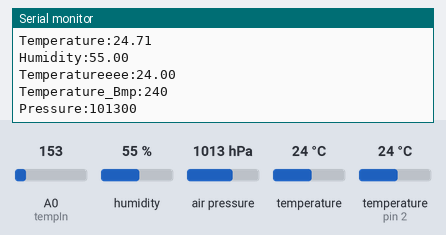
Simulated run of this sketch. Board: Arduino Uno, built with avr-gcc and run on an emulated ATmega328P. Shown: the last lines printed to the serial monitor. Wiring (inferred from the names in the program): BMP180 pressure sensor at I2C address 0x77. The inputs (shaded band) are chosen by the test bench; at power-on: humidity 55 %, air pressure 1013 hPa, A0 (tempIn) = 153, temperature 24 °C, temperature (sensor on pin 2) 24 °C.

Above: at 1.8 s.
1.9 s: humidity set to 22 %
At 2.4 s:
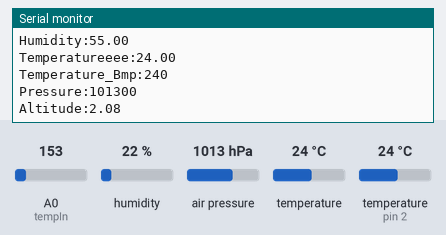
6.0 s: air pressure set to 952 hPa
At 6.5 s:
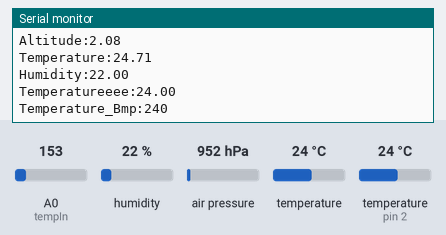
7.7 s: A0 (tempIn) set to 165
At 7.7 s:
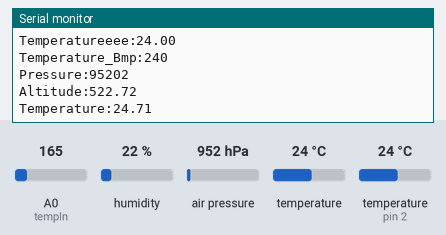
9.4 s: temperature (sensor 0) set to 12 °C
At 10.92 s:
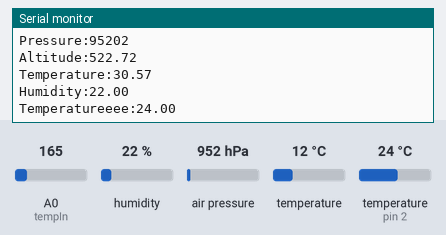
11.1 s: temperature (sensor on pin 2) set to 12 °C
At 11.5 s:
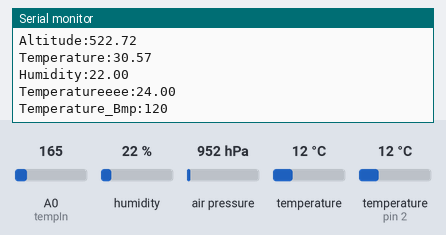
12.8 s: A0 (tempIn) set to 175
At 13.44 s:
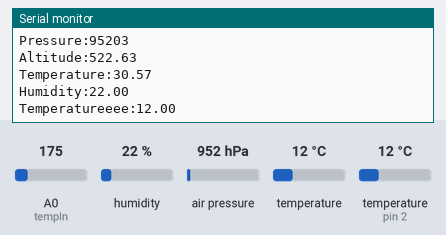
Timing chart, 0 to 15.5 s (numbered marks = the images above; inputs shaded):
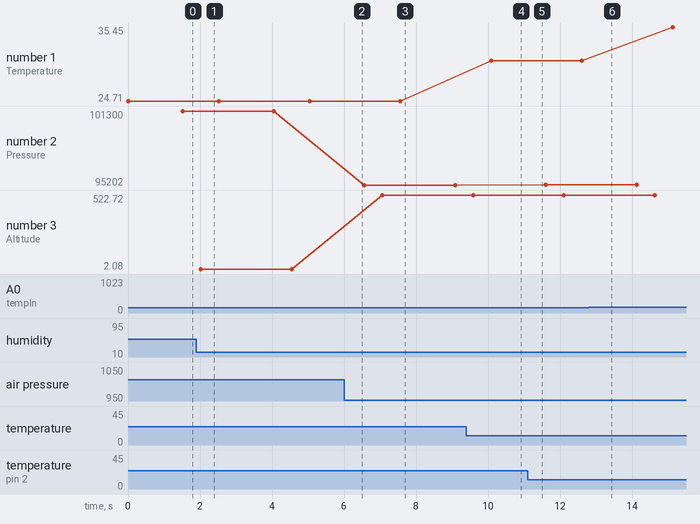

The sketch:

arduino_code.ino
```cpp
#include <Time.h>
#include "DHT.h"
#include <Wire.h>

#define DHTTYPE DHT22
#define DHTPIN 2

DHT dht(DHTPIN, DHTTYPE);
float temp;
int tempIn = 0;

//bmp085 values
#define BMP085_ADDRESS 0x77  // I2C address of BMP085

const unsigned char OSS = 0;  // Oversampling Setting

// Calibration values
int ac1;
int ac2;
int ac3;
unsigned int ac4;
unsigned int ac5;
unsigned int ac6;
int b1;
int b2;
int mb;
int mc;
int md;

// b5 is calculated in bmp085GetTemperature(...), this variable is also used in bmp085GetPressure(...)
// so ...Temperature(...) must be called before ...Pressure(...).
long b5;

short temperature;
long pressure;

// Use these for altitude conversions
const float p0 = 101325;     // Pressure at sea level (Pa)
float altitude;

//bmp085 end of values

void setup()
{
  analogReference(DEFAULT);
  Serial.begin(9600);
  Wire.begin();
  bmp085Calibration();
  dht.begin();
}

void loop()
{
  printTemp();
  delay(500);
  printDHT();
  delay(500);
  printBmp();
  delay(500);
}

void printBmp()
{
  temperature = bmp085GetTemperature(bmp085ReadUT());
  pressure = bmp085GetPressure(bmp085ReadUP());
  altitude = (float)44330 * (1 - pow(((float) pressure/p0), 0.190295));

  Serial.print("Temperature_Bmp:");
  Serial.println(temperature, DEC);
  delay(500);
  Serial.print("Pressure:");
  Serial.println(pressure, DEC);
  delay(500);
  Serial.print("Altitude:");
  Serial.println(altitude, 2);
}

void printTemp()
{
  Serial.print("Temperature:");
  temp = analogRead(tempIn);
  temp = temp*5/1024.0;
  temp = temp - 0.5;
  temp = temp / 0.01;
  Serial.println(temp);
}

void printDHT()
{
  float h = dht.readHumidity();
  float t = dht.readTemperature();

  if (isnan(h) || isnan(t))
  {
    return;
  }

  Serial.print("Humidity:");
  Serial.println(h);
  Serial.print("Temperatureeee:");
  Serial.println(t);
}

// Stores all of the bmp085's calibration values into global variables
// Calibration values are required to calculate temp and pressure
// This function should be called at the beginning of the program
void bmp085Calibration()
{
  ac1 = bmp085ReadInt(0xAA);
  ac2 = bmp085ReadInt(0xAC);
  ac3 = bmp085ReadInt(0xAE);
  ac4 = bmp085ReadInt(0xB0);
  ac5 = bmp085ReadInt(0xB2);
  ac6 = bmp085ReadInt(0xB4);
  b1 = bmp085ReadInt(0xB6);
  b2 = bmp085ReadInt(0xB8);
  mb = bmp085ReadInt(0xBA);
  mc = bmp085ReadInt(0xBC);
  md = bmp085ReadInt(0xBE);
}

// Calculate temperature given ut.
// Value returned will be in units of 0.1 deg C
short bmp085GetTemperature(unsigned int ut)
{
  long x1, x2;

  x1 = (((long)ut - (long)ac6)*(long)ac5) >> 15;
  x2 = ((long)mc << 11)/(x1 + md);
  b5 = x1 + x2;

  return ((b5 + 8)>>4);
}

// Calculate pressure given up
// calibration values must be known
// b5 is also required so bmp085GetTemperature(...) must be called first.
// Value returned will be pressure in units of Pa.
long bmp085GetPressure(unsigned long up)
{
  long x1, x2, x3, b3, b6, p;
  unsigned long b4, b7;

  b6 = b5 - 4000;
  // Calculate B3
  x1 = (b2 * (b6 * b6)>>12)>>11;
  x2 = (ac2 * b6)>>11;
  x3 = x1 + x2;
  b3 = (((((long)ac1)*4 + x3)<<OSS) + 2)>>2;

  // Calculate B4
  x1 = (ac3 * b6)>>13;
  x2 = (b1 * ((b6 * b6)>>12))>>16;
  x3 = ((x1 + x2) + 2)>>2;
  b4 = (ac4 * (unsigned long)(x3 + 32768))>>15;

  b7 = ((unsigned long)(up - b3) * (50000>>OSS));
  if (b7 < 0x80000000)
    p = (b7<<1)/b4;
  else
    p = (b7/b4)<<1;

  x1 = (p>>8) * (p>>8);
  x1 = (x1 * 3038)>>16;
  x2 = (-7357 * p)>>16;
  p += (x1 + x2 + 3791)>>4;

  return p;
}

// Read 1 byte from the BMP085 at 'address'
char bmp085Read(unsigned char address)
{
  unsigned char data;

  Wire.beginTransmission(BMP085_ADDRESS);
  Wire.write(address);
  Wire.endTransmission();

  Wire.requestFrom(BMP085_ADDRESS, 1);
  while(!Wire.available())
    ;

  return Wire.read();
}

// Read 2 bytes from the BMP085
// First byte will be from 'address'
// Second byte will be from 'address'+1
int bmp085ReadInt(unsigned char address)
{
  unsigned char msb, lsb;
  Wire.beginTransmission(BMP085_ADDRESS);
  Wire.write(address);
  Wire.endTransmission();

  Wire.requestFrom(BMP085_ADDRESS, 2);
  while(Wire.available()<2)
  {
    Serial.println(Wire.available());
  }
  msb = Wire.read();
  lsb = Wire.read();

  return (int) msb<<8 | lsb;
}

// Read the uncompensated temperature value
unsigned int bmp085ReadUT()
{
  unsigned int ut;

  // Write 0x2E into Register 0xF4
  // This requests a temperature reading
  Wire.beginTransmission(BMP085_ADDRESS);
  Wire.write(0xF4);
  Wire.write(0x2E);
  Wire.endTransmission();

  // Wait at least 4.5ms
  delay(5);

  // Read two bytes from registers 0xF6 and 0xF7
  ut = bmp085ReadInt(0xF6);
  return ut;
}

// Read the uncompensated pressure value
unsigned long bmp085ReadUP()
{
  unsigned char msb, lsb, xlsb;
  unsigned long up = 0;

  // Write 0x34+(OSS<<6) into register 0xF4
  // Request a pressure reading w/ oversampling setting
  Wire.beginTransmission(BMP085_ADDRESS);
  Wire.write(0xF4);
  Wire.write(0x34 + (OSS<<6));
  Wire.endTransmission();

  // Wait for conversion, delay time dependent on OSS
  delay(2 + (3<<OSS));

  // Read register 0xF6 (MSB), 0xF7 (LSB), and 0xF8 (XLSB)
  Wire.beginTransmission(BMP085_ADDRESS);
  Wire.write(0xF6);
  Wire.endTransmission();
  Wire.requestFrom(BMP085_ADDRESS, 3);

  // Wait for data to become available
  while(Wire.available() < 3)
    ;
  msb = Wire.read();
  lsb = Wire.read();
  xlsb = Wire.read();

  up = (((unsigned long) msb << 16) | ((unsigned long) lsb << 8) | (unsigned long) xlsb) >> (8-OSS);

  return up;
}
```

Measured:
- plotted number 1: 30.57 → 35.45 after the input at 12.8 s
- plotted number 2: 101300 → 95202 after the input at 6.0 s
- plotted number 3: 2.08 → 522.72 after the input at 6.0 s
